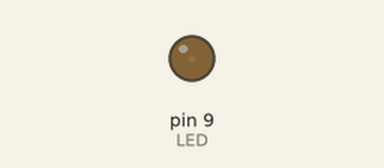
A sketch run on a simulated Arduino Uno, built with avr-gcc and run on an emulated ATmega328P. Shown: output pins drawn as LEDs (lit = HIGH).

Above: at 0.05 s.
At 2.15 s:
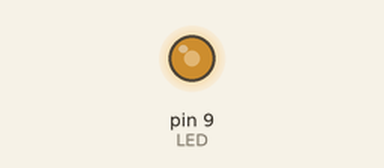
At 3.45 s:
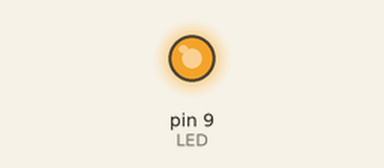
At 6.9 s:
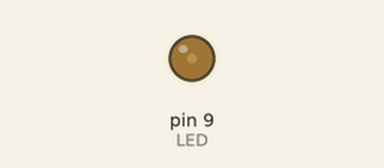
Timing chart, 0 to 10.0 s (numbered marks = the images above):
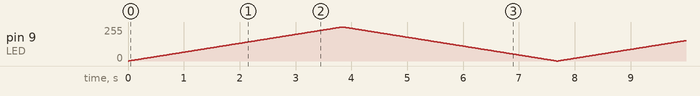

The sketch:

pwmLED.ino
```cpp
#define LED 9
int brillo;
void setup() {
}
void loop() {
  for(brillo = 0; brillo <=255; brillo++)
  {
    analogWrite(LED, brillo);
    delay(15);
  }
  for(brillo = 255; brillo >= 0; brillo--)
  {
    analogWrite(LED, brillo);
    delay(15);
  }
}
```
